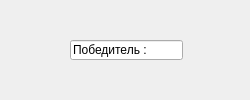
<?xml version="1.0" encoding="UTF-8"?>
<ui version="4.0">
 <class>Form</class>
 <widget class="QWidget" name="Form">
  <property name="geometry">
   <rect>
    <x>0</x>
    <y>0</y>
    <width>250</width>
    <height>100</height>
   </rect>
  </property>
  <property name="minimumSize">
   <size>
    <width>250</width>
    <height>100</height>
   </size>
  </property>
  <property name="windowTitle">
   <string>Form</string>
  </property>
  <widget class="QLineEdit" name="lineEdit">
   <property name="geometry">
    <rect>
     <x>70</x>
     <y>40</y>
     <width>113</width>
     <height>20</height>
    </rect>
   </property>
   <property name="text">
    <string>Победитель : </string>
   </property>
  </widget>
 </widget>
 <resources/>
 <connections/>
</ui>
